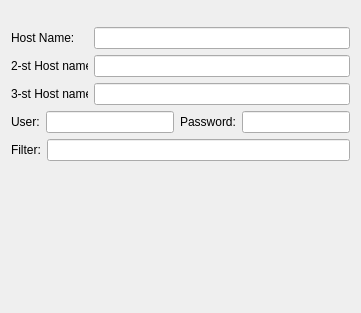
     <widget class="QWidget" name="page_2">
      <layout class="QVBoxLayout">
       <item>
        <spacer>
         <property name="orientation">
          <enum>Qt::Vertical</enum>
         </property>
         <property name="sizeType">
          <enum>QSizePolicy::Fixed</enum>
         </property>
         <property name="sizeHint" stdset="0">
          <size>
           <width>339</width>
           <height>16</height>
          </size>
         </property>
        </spacer>
       </item>
       <item>
        <layout class="QHBoxLayout">
         <item>
          <widget class="QLabel" name="label_5">
           <property name="minimumSize">
            <size>
             <width>77</width>
             <height>0</height>
            </size>
           </property>
           <property name="maximumSize">
            <size>
             <width>77</width>
             <height>16777215</height>
            </size>
           </property>
           <property name="text">
            <string>Host Name:</string>
           </property>
          </widget>
         </item>
         <item>
          <widget class="QLineEdit" name="hostNameEdit"/>
         </item>
        </layout>
       </item>
       <item>
        <layout class="QHBoxLayout">
         <item>
          <widget class="QLabel" name="label_6">
           <property name="minimumSize">
            <size>
             <width>77</width>
             <height>0</height>
            </size>
           </property>
           <property name="maximumSize">
            <size>
             <width>77</width>
             <height>16777215</height>
            </size>
           </property>
           <property name="text">
            <string>2-st Host name:</string>
           </property>
          </widget>
         </item>
         <item>
          <widget class="QLineEdit" name="hostName2Edit"/>
         </item>
        </layout>
       </item>
       <item>
        <layout class="QHBoxLayout">
         <item>
          <widget class="QLabel" name="label_7">
           <property name="minimumSize">
            <size>
             <width>77</width>
             <height>0</height>
            </size>
           </property>
           <property name="maximumSize">
            <size>
             <width>77</width>
             <height>16777215</height>
            </size>
           </property>
           <property name="text">
            <string>3-st Host name:</string>
           </property>
          </widget>
         </item>
         <item>
          <widget class="QLineEdit" name="hostName3Edit"/>
         </item>
        </layout>
       </item>
       <item>
        <layout class="QHBoxLayout">
         <item>
          <layout class="QHBoxLayout">
           <item>
            <widget class="QLabel" name="label_8">
             <property name="text">
              <string>User:</string>
             </property>
            </widget>
           </item>
           <item>
            <widget class="QLineEdit" name="userEdit"/>
           </item>
          </layout>
         </item>
         <item>
          <layout class="QHBoxLayout">
           <item>
            <widget class="QLabel" name="label_9">
             <property name="text">
              <string>Password:</string>
             </property>
            </widget>
           </item>
           <item>
            <widget class="QLineEdit" name="passEdit"/>
           </item>
          </layout>
         </item>
        </layout>
       </item>
       <item>
        <layout class="QHBoxLayout">
         <item>
          <widget class="QLabel" name="label_19">
           <property name="text">
            <string>Filter:</string>
           </property>
          </widget>
         </item>
         <item>
          <widget class="QLineEdit" name="APRSFilter"/>
         </item>
        </layout>
       </item>
       <item>
        <spacer>
         <property name="orientation">
          <enum>Qt::Vertical</enum>
         </property>
         <property name="sizeHint" stdset="0">
          <size>
           <width>20</width>
           <height>141</height>
          </size>
         </property>
        </spacer>
       </item>
      </layout>
     </widget>
